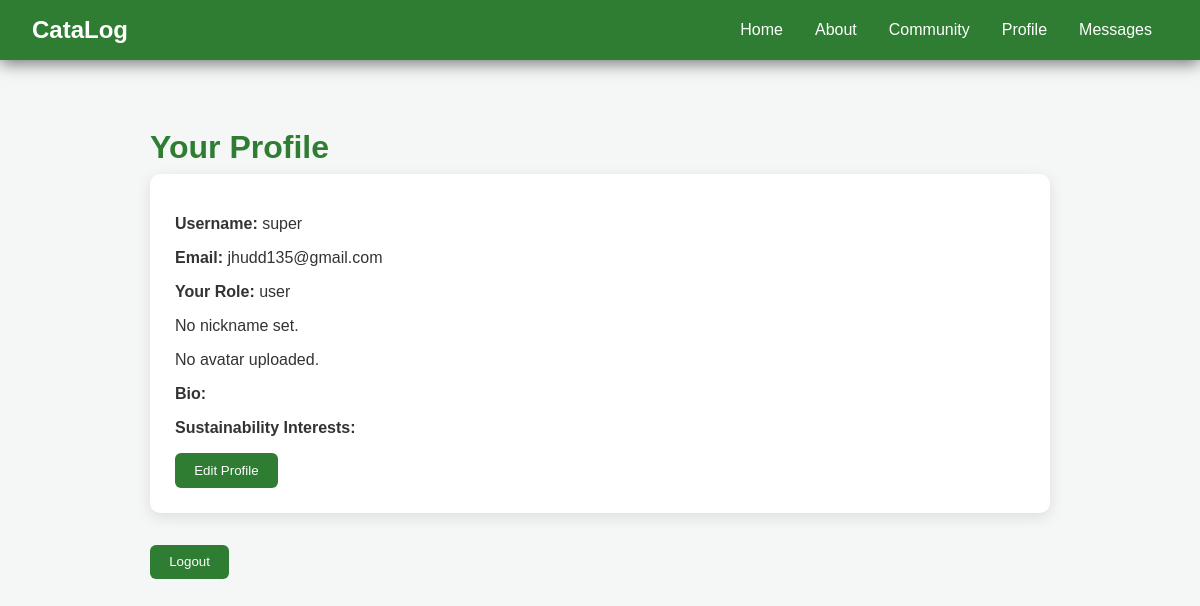
Page /profile/ (signed in) on the committed database.
### home/models.py (models this page shows)
class CustomUser(AbstractUser):
    ROLE_CHOICES = (
        ('user', 'User'),
        ('moderator', 'Moderator'),
    )
    role = models.CharField(max_length=10, choices=ROLE_CHOICES, default='user')
    avatar = models.ImageField(upload_to='avatars/', storage=s3_storage, null=True, blank=True)
    bio = models.TextField(blank=True)
    sustainability_interests = models.CharField(max_length=255, blank=True)
    nickname = models.CharField(max_length=100, blank=True)

### home/views.py (the view)
# urls.py: path('profile/', views.profile, name='profile'),
@login_required
def profile(request):
    if request.method == 'POST':
        form = ProfileForm(request.POST, request.FILES, instance=request.user)
        if form.is_valid():
            print("req.f", request.FILES)
            print(form.cleaned_data['avatar'])
            form.save()
            return redirect("profile")
    else:
        form = ProfileForm(instance=request.user)
    return render(request, 'home/profile.html', {'form': form})

### home/templates/home/profile.html (shortened to what this page needs)
{% extends 'base.html' %}
{% block content %}
<div class="page-container">
    <h1 class="page-title">Your Profile</h1>
    <div class="profile-box">
        <p><strong>Username:</strong> {{ user.username }}</p>
        <p><strong>Email:</strong> {{ user.email }}</p>
        <p><strong>Your Role:</strong> {{ user.role }}</p>
        <div id="display-section">
            {% if user.nickname %}
                <p><strong>Nickname:</strong> {{ user.nickname }}</p>
            {% else %}
                <p>No nickname set.</p>
            {% endif %}
            {% if user.avatar %}
                <img src="{{ request.user.avatar.url }}" alt="Avatar">
            {% else %}
                <p>No avatar uploaded.</p>
            {% endif %}
            <p id="bio-display"><strong>Bio:</strong> {{ user.bio }}</p>
            <p id="si-display">
                <strong>Sustainability Interests:</strong> {{ user.sustainability_interests }}
            </p>
        </div>
        <button id="edit-btn" class="community-btn" type="submit">Edit Profile</button>
    </div>
    <form action="/accounts/logout/" method="get" style="display:inline;">
        <button class="community-btn">Logout</button>
    </form>
</div>
{% endblock %}

### home/static/home/style.css (style rules this page uses)
html, body { margin: 0; font-family: Arial, sans-serif; background-color: #f4f7f5; color: #333; height: 100%; }
.page-container { max-width: 900px; margin: 2rem auto; padding: 1rem 2rem; }
.page-title { color: #2e7d32; font-size: 2rem; margin-bottom: 0.5rem; }
.community-btn { background-color: #2e7d32; color: white; border: none; padding: 0.6rem 1.2rem; border-radius: 6px; cursor: pointer; transition: background-color 0.2s ease-in-out; }
.profile-box { background-color: #fff; padding: 25px; border-radius: 10px; box-shadow: 0 4px 15px rgba(0, 0, 0, 0.1); margin-bottom: 2rem; }

### rows in the picture
CustomUser: username "super", email "jhudd135@gmail.com", role "user"
